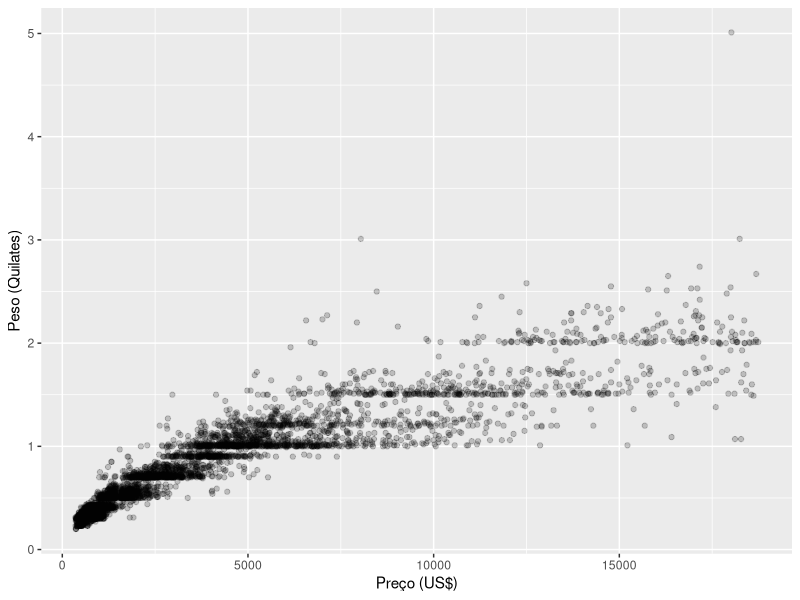
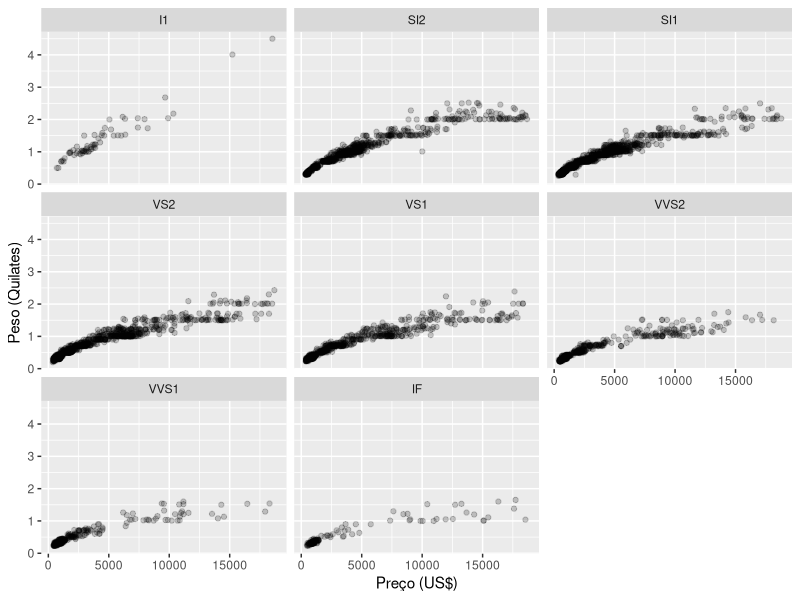
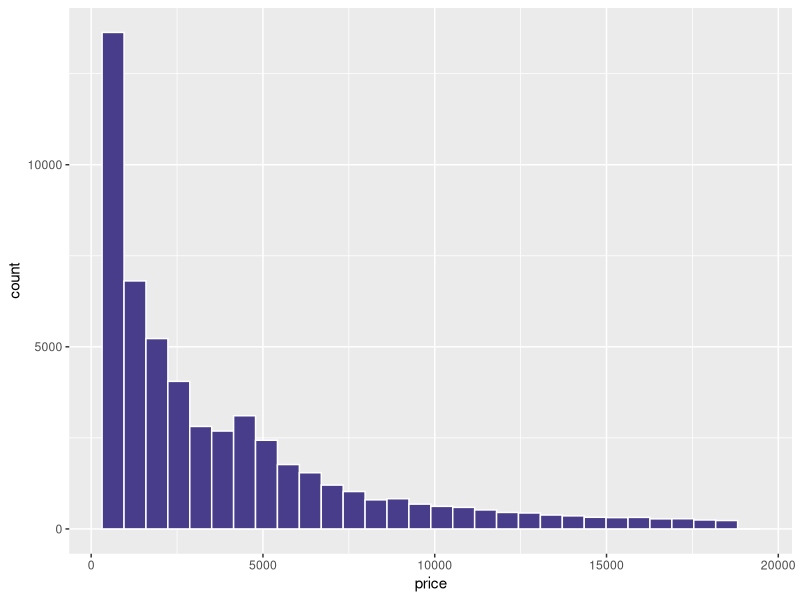
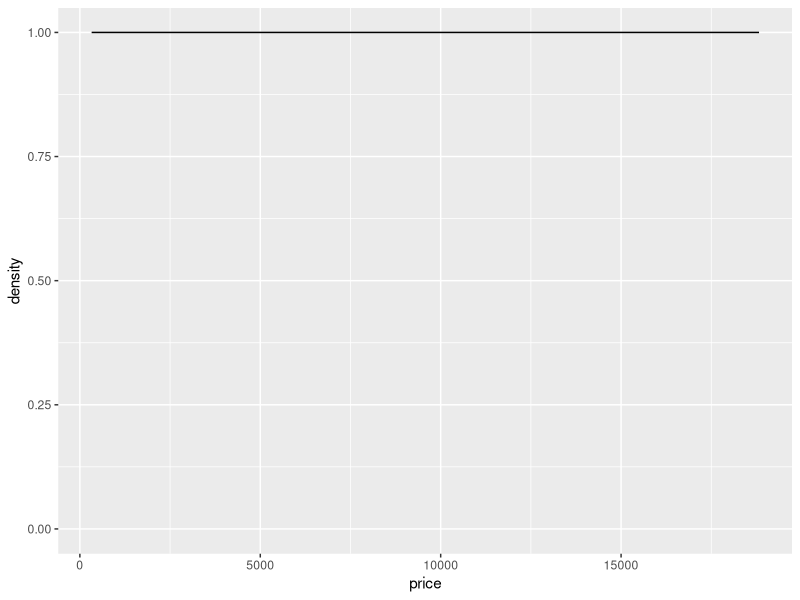
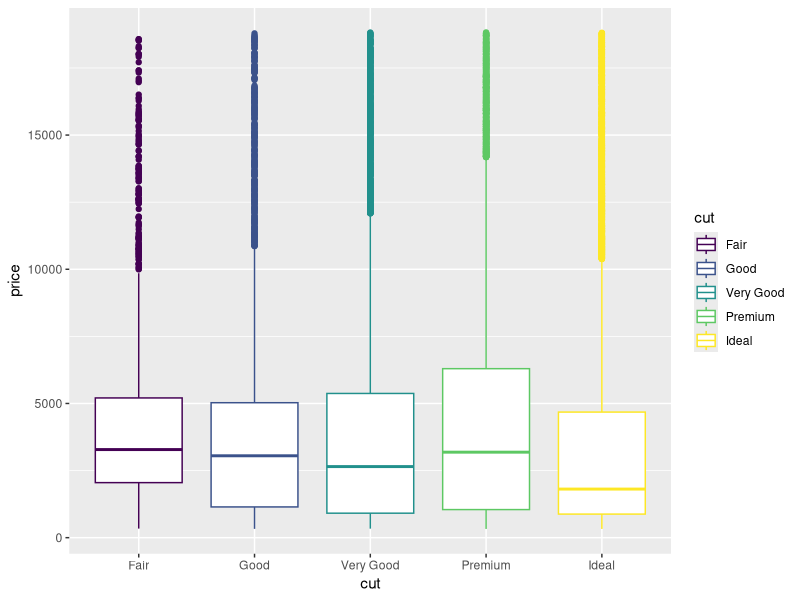
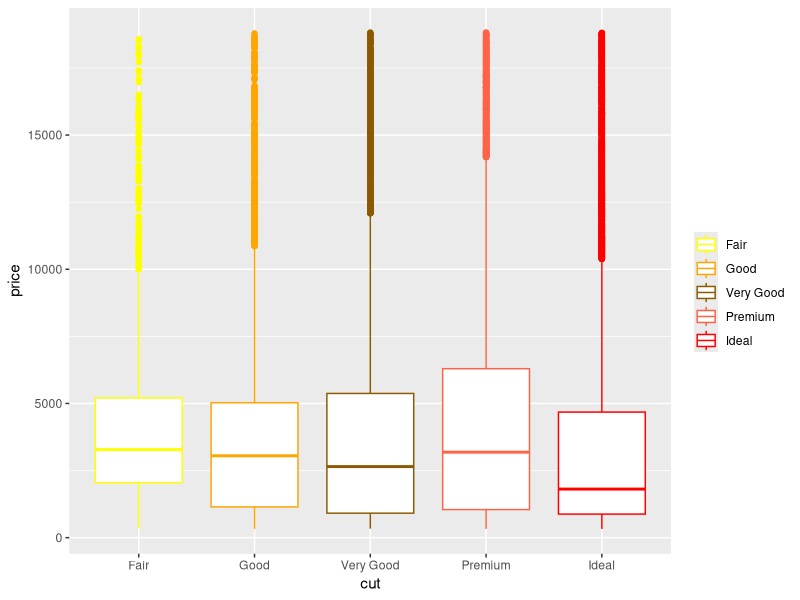
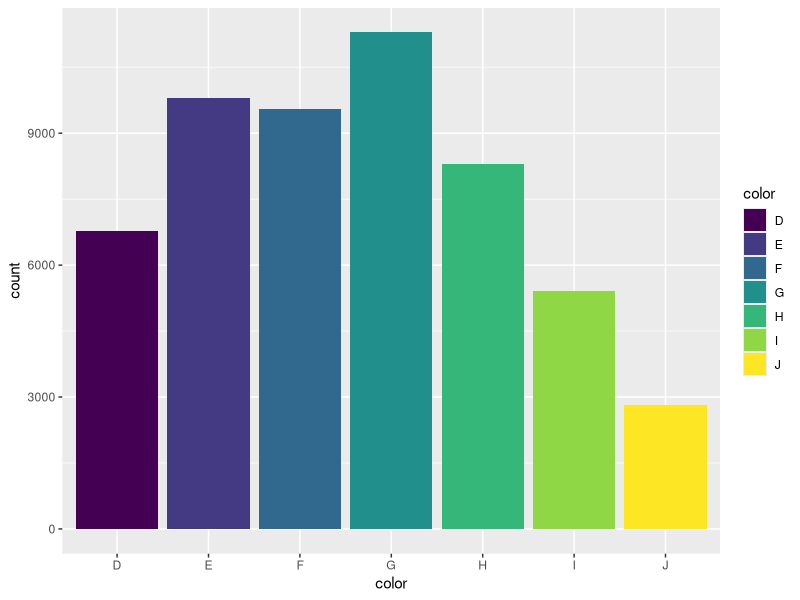
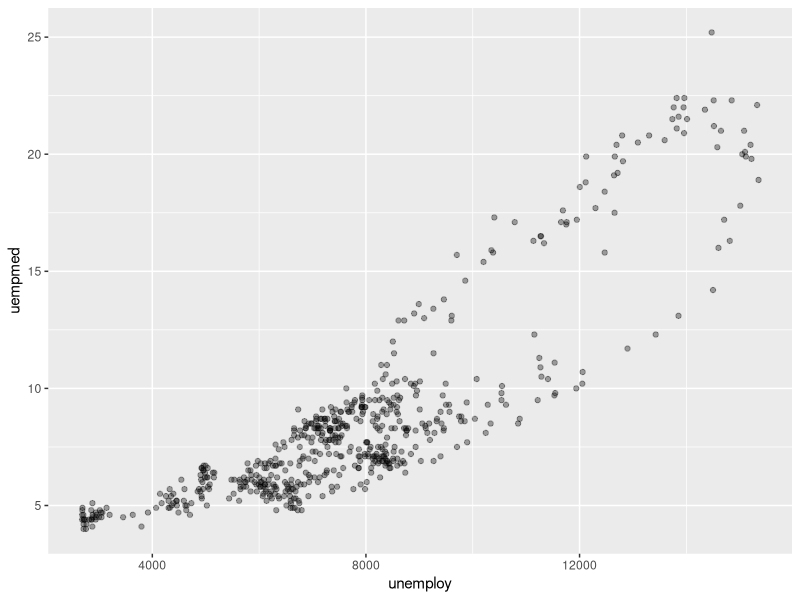

Recreate these plots in R, in order.
## ---- chunk 1
library(ggplot2)
library(dplyr)
library(tidyr)
library(lubridate)
## ---- chunk 2
#1 
#aes: x, y, alpha, colour, fill, shape, size and stroke
#aes obrigatórios: x e y

#2
sample_n(diamonds, 5000) %>% 
  ggplot() +
  geom_point(alpha = 0.2, aes(x = price, y = carat)) +
  labs(x = "Preço (US$)", y = "Peso (Quilates)")
  
#3
sample_n(diamonds, 5000) %>% 
  ggplot() +
  geom_point(alpha = 0.2, aes(x = price, y = carat)) +
  facet_wrap(~clarity) +
  labs(x = "Preço (US$)", y = "Peso (Quilates)")
## ---- chunk 3
#4
#aes: x, alpha, colour, fill, linetype and size
#aes obrigatórios: x

#5
diamonds %>% 
  ggplot(aes(x = price)) +
  geom_histogram(colour = "white", fill = "darkslateblue")

#6
diamonds %>% 
  ggplot(aes(price, fill = price)) +
    geom_density(position = "fill")
## ---- chunk 4
#7
#aes: lower, middle, upper, x, ymax, ymin, alpha, colour, fill, linetype, shape, size and weight
#aes obrigatórios: lower, middle, upper, x, ymax and ymin

#8
diamonds %>% 
  ggplot(aes(cut, price)) +
  geom_boxplot(aes(colour = cut))

#9
diamonds %>% 
  ggplot(aes(cut, price)) +
  geom_boxplot(aes(colour = cut)) +
  labs(colour = "") +
  scale_colour_manual(values = c("yellow", "orange", "orange4", "tomato", "red"))
## ---- chunk 5
#10
#aes: x, alpha, colour, fill, linetype, size
#aes obrigatórios: x

#11
diamonds %>% 
  ggplot(aes(x = color, fill = color)) +
  geom_bar()
## ---- chunk 6
#12
economics %>% 
  ggplot(aes(x = unemploy, y = uempmed)) +
  geom_point(alpha = 0.35)

#13
library(lubridate)
economics %>% 
  mutate(date_ano = year(date)) %>% 
  ggplot(aes(x = unemploy, y = uempmed, colour = date_ano)) +
  geom_point(alpha = 0.50) +
  labs(colour = "Ano")

#14
economics %>% 
  ggplot(aes(y = unemploy, x = date)) +
  geom_line(size = 0.5)

#15
economics %>% 
  mutate(date_ano = year(date)) %>% 
  group_by(date_ano) %>% 
  summarise(unemploy_med = mean(unemploy, na.rm = T)) %>% 
  ggplot(aes(y = unemploy_med, x = date_ano)) +
  geom_line(size = 0.5) +
  labs(x = "Data (ano)", y = "Desempregados (média anual)")

#16
economics %>% 
  mutate(date_ano = year(date)) %>% 
  group_by(date_ano) %>% 
  summarise(unemploy_median = median(unemploy, na.rm = T)) %>% 
  ggplot(aes(x = date_ano, y = unemploy_median)) +
  geom_line()

#17
economics %>% 
  mutate(taxa_desemprego = unemploy/pop, date_ano = year(date)) %>% 
  group_by(date_ano) %>% 
  summarise("pce_med" = mean(pce, na.rm = T), "psavert_med" = mean(psavert, na.rm = T), "taxa_med" = mean(taxa_desemprego, na.rm = T)) %>% 
  gather(pce_med, valor, -date_ano) %>% 
  ggplot(aes(x = date_ano, y = valor)) +
  geom_line(size = 1) +
  facet_wrap(~pce_med, scales = "free_y", dir = "v")
